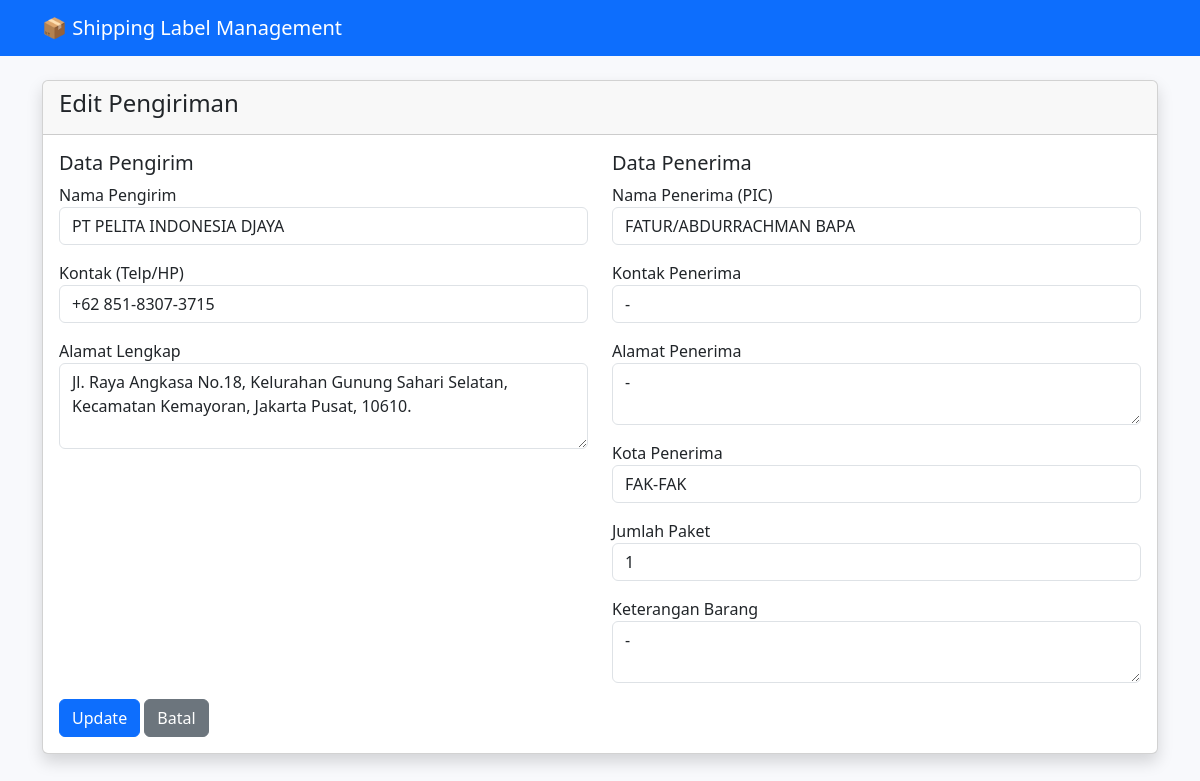
/index.php/shipment/edit/3, run on the app's committed database.
### tables this page shows
CREATE TABLE `shipments` (
  `id` int NOT NULL,
  `sender_name` varchar(100) NOT NULL,
  `sender_contact` varchar(20) NOT NULL,
  `sender_address` text NOT NULL,
  `receiver_name` varchar(100) NOT NULL,
  `receiver_contact` varchar(20) NOT NULL,
  `receiver_address` text NOT NULL,
  `receiver_city` varchar(50) NOT NULL,
  `package_count` int NOT NULL DEFAULT '1',
  `item_description` text,
  `resi_number` varchar(50) DEFAULT NULL,
  `expedition` varchar(50) DEFAULT NULL,
  `resi_photo` varchar(255) DEFAULT NULL,
  `created_at` datetime DEFAULT CURRENT_TIMESTAMP,
  `updated_at` datetime DEFAULT CURRENT_TIMESTAMP ON UPDATE CURRENT_TIMESTAMP
);

### application/controllers/Shipment.php (called while the page is built, shortened)
<?php
class Shipment extends CI_Controller {
    public function __construct() {
        $this->load->model('Shipment_model');
        $this->load->library('form_validation');
        $this->load->helper('image');
    }
    public function edit($id) {
        $data['shipment'] = $this->Shipment_model->get_shipment($id);
        $this->load->view('templates/header');
        $this->load->view('shipments/edit', $data);
        $this->load->view('templates/footer');
    }
}

### index.php (called while the page is built, shortened)
<?php
require_once BASEPATH.'core/CodeIgniter.php';

### application/models/Shipment_model.php (called while the page is built, shortened)
<?php
class Shipment_model extends CI_Model {
    public function get_shipment($id) {
        return $this->db->get_where('shipments', ['id' => $id])->row_array();
    }
}

### application/views/shipments/edit.php (the view)
<div class="card shadow">
    <div class="card-header"><h4>Edit Pengiriman</h4></div>
    <div class="card-body">
        <?= form_open('shipment/update/'.$shipment['id']) ?>
        <div class="row">
            <div class="col-md-6">
                <h5>Data Pengirim</h5>
                <div class="mb-3">
                    <label>Nama Pengirim</label>
                    <input type="text" name="sender_name" class="form-control" value="<?= set_value('sender_name', $shipment['sender_name']) ?>" required>
                </div>
                <div class="mb-3">
                    <label>Kontak (Telp/HP)</label>
                    <input type="text" name="sender_contact" class="form-control" value="<?= set_value('sender_contact', $shipment['sender_contact']) ?>" required>
                </div>
                <div class="mb-3">
                    <label>Alamat Lengkap</label>
                    <textarea name="sender_address" class="form-control" rows="3" required><?= set_value('sender_address', $shipment['sender_address']) ?></textarea>
                </div>
            </div>
            <div class="col-md-6">
                <h5>Data Penerima</h5>
                <div class="mb-3">
                    <label>Nama Penerima (PIC)</label>
                    <input type="text" name="receiver_name" class="form-control" value="<?= set_value('receiver_name', $shipment['receiver_name']) ?>" required>
                </div>
                <div class="mb-3">
                    <label>Kontak Penerima</label>
                    <input type="text" name="receiver_contact" class="form-control" value="<?= set_value('receiver_contact', $shipment['receiver_contact']) ?>" required>
                </div>
                <div class="mb-3">
                    <label>Alamat Penerima</label>
                    <textarea name="receiver_address" class="form-control" rows="2" required><?= set_value('receiver_address', $shipment['receiver_address']) ?></textarea>
                </div>
                <div class="mb-3">
                    <label>Kota Penerima</label>
                    <input type="text" name="receiver_city" class="form-control" value="<?= set_value('receiver_city', $shipment['receiver_city']) ?>" required>
                </div>
                <div class="mb-3">
                    <label>Jumlah Paket</label>
                    <input type="number" name="package_count" class="form-control" value="<?= set_value('package_count', $shipment['package_count']) ?>" min="1" required>
                </div>
                <div class="mb-3">
                    <label>Keterangan Barang</label>
                    <textarea name="item_description" class="form-control" rows="2"><?= set_value('item_description', $shipment['item_description']) ?></textarea>
                </div>
            </div>
        </div>
        <button type="submit" class="btn btn-primary">Update</button>
        <a href="<?= site_url('shipment') ?>" class="btn btn-secondary">Batal</a>
        <?= form_close() ?>
    </div>
</div>

### application/views/templates/header.php (style rules this page uses)
body { background-color: #f8f9fc; }

### data on the page
shipments: sender_name "PT PELITA INDONESIA DJAYA", sender_contact "+62 851-8307-3715", sender_address "Jl. Raya Angkasa No.18, Kelurahan Gunung Sahari Selatan, Kecamatan Kemayoran, Jakarta Pusat, 10610.", receiver_name "FATUR/ABDURRACHMAN BAPA", receiver_contact "-", receiver_address "-", receiver_city "FAK-FAK", package_count "1", item_description "-"
